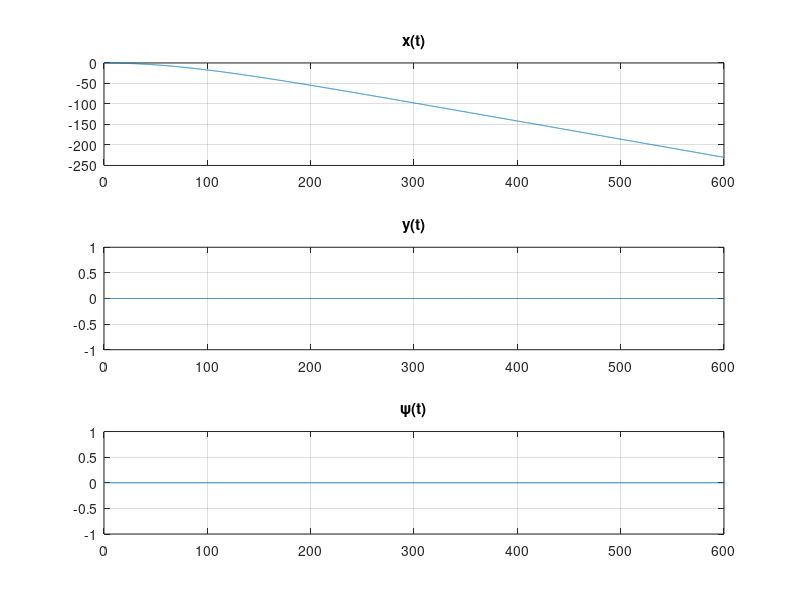
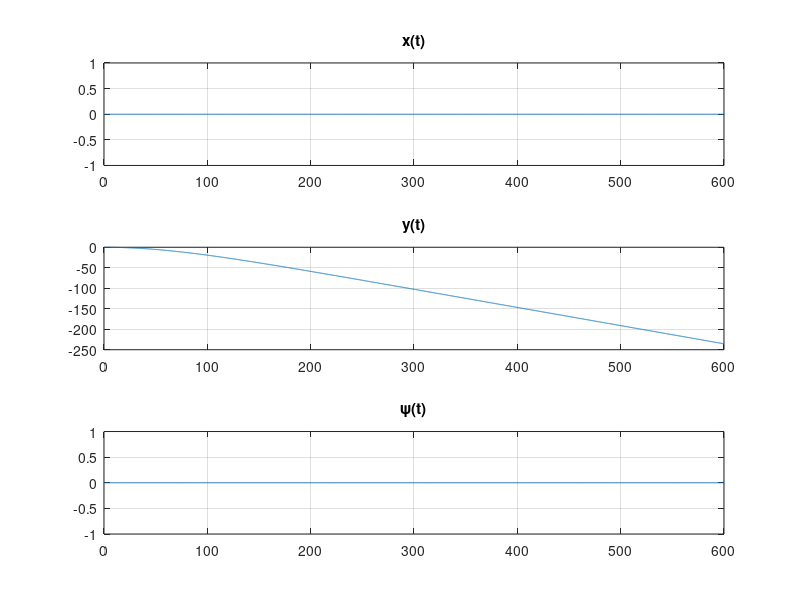
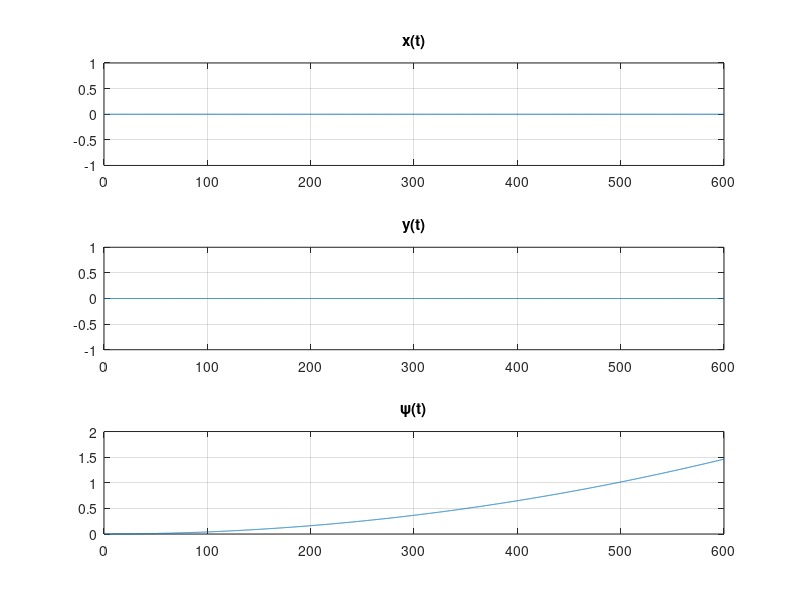

MATLAB code for these plots, in order:
###########################
#       Euler's Method
###########################

## Initialization
h = 0.1;
t = 0:h:600;

AM = (2631+3088+2977)/3;
Dx = 11835 + AM;
Dy = 11835 + AM;
Dz = 6000;
m = 425000;
mz = 357000000;
ma = 113000;
x(1) = 0;
y(1) = -AM/1000;
z(1) = 0;

###############   [fx,fy,nz] = [-AM,0,0]   #############
nz = 0;
fy = 0;
fx = -AM;


x = zeros(size(t));
z = zeros(size(t));
y = zeros(size(t));

n = numel(z);

u = zeros(size(t));
u(1) = 0;
w = zeros(size(t));
w(1) = 0;
k = zeros(size(t));
k(1) = 0;

##
for i = 1:(n-1)
  #Z (\\psi)
  df = (nz - 2 * Dz * abs(u(i)) * u(i))/mz;
  u(i+1) = u(i) + h*df;
  z(i+1) = z(i) + h*u(i);
  #X
  dg = (((fx - Dx * abs(w(i)) * w(i))/(m+3*ma)) + sin(z(i))*u(i)*w(i) - cos(z(i))*u(i)*k(i))/cos(z(i));
  w(i+1) = w(i) + h*dg;
  x(i+1) = x(i) + h*w(i);
  #Y
  dp = (((fy - Dy * abs(k(i)) * k(i))/(m+2*ma)) + cos(z(i))*u(i)*w(i) + sin(z(i))*u(i)*k(i))/cos(z(i));
  k(i+1) = k(i) + h*dp;
  y(i+1) = y(i) + h*k(i);
endfor

figure(1);
subplot(3,1,1);
plot(t,x);
title("x(t)");
grid on;

subplot(3,1,2);
plot(t,y);
title("y(t)");
grid on;

subplot(3,1,3);
plot(t,z);
title("\\psi(t)");
grid on;


###############   [fx,fy,nz] = [0,-AM,0]   #############
nz = 0;
fy = -AM;
fx = 0;


x = zeros(size(t));
z = zeros(size(t));
y = zeros(size(t));

n = numel(z);

u = zeros(size(t));
u(1) = 0;
w = zeros(size(t));
w(1) = 0;
k = zeros(size(t));
k(1) = 0;

##
for i = 1:(n-1)
  #Z (\\psi)
  df = (nz - 2 * Dz * abs(u(i)) * u(i))/mz;
  u(i+1) = u(i) + h*df;
  z(i+1) = z(i) + h*u(i);
  #X
  dg = (((fx - Dx * abs(w(i)) * w(i))/(m+3*ma)) + sin(z(i))*u(i)*w(i) - cos(z(i))*u(i)*k(i))/cos(z(i));
  w(i+1) = w(i) + h*dg;
  x(i+1) = x(i) + h*w(i);
  #Y
  dp = (((fy - Dy * abs(k(i)) * k(i))/(m+2*ma)) + cos(z(i))*u(i)*w(i) + sin(z(i))*u(i)*k(i))/cos(z(i));
  k(i+1) = k(i) + h*dp;
  y(i+1) = y(i) + h*k(i);
endfor

figure(2);
subplot(3,1,1);
plot(t,x);
title("x(t)");
grid on;

subplot(3,1,2);
plot(t,y);
title("y(t)");
grid on;

subplot(3,1,3);
plot(t,z);
title("\\psi(t)");
grid on;



###############   [fx,fy,nz] = [0,0,AM]   #############
nz = AM;
fy = 0;
fx = 0;


x = zeros(size(t));
z = zeros(size(t));
y = zeros(size(t));

n = numel(z);

u = zeros(size(t));
u(1) = 0;
w = zeros(size(t));
w(1) = 0;
k = zeros(size(t));
k(1) = 0;

##
for i = 1:(n-1)
  #Z (\\psi)
  df = (nz - 2 * Dz * abs(u(i)) * u(i))/mz;
  u(i+1) = u(i) + h*df;
  z(i+1) = z(i) + h*u(i);
  #X
  dg = (((fx - Dx * abs(w(i)) * w(i))/(m+3*ma)) + sin(z(i))*u(i)*w(i) - cos(z(i))*u(i)*k(i))/cos(z(i));
  w(i+1) = w(i) + h*dg;
  x(i+1) = x(i) + h*w(i);
  #Y
  dp = (((fy - Dy * abs(k(i)) * k(i))/(m+2*ma)) + cos(z(i))*u(i)*w(i) + sin(z(i))*u(i)*k(i))/cos(z(i));
  k(i+1) = k(i) + h*dp;
  y(i+1) = y(i) + h*k(i);
endfor

figure(3);
subplot(3,1,1);
plot(t,x);
title("x(t)");
grid on;

subplot(3,1,2);
plot(t,y);
title("y(t)");
grid on;

subplot(3,1,3);
plot(t,z);
title("\\psi(t)");
grid on;
